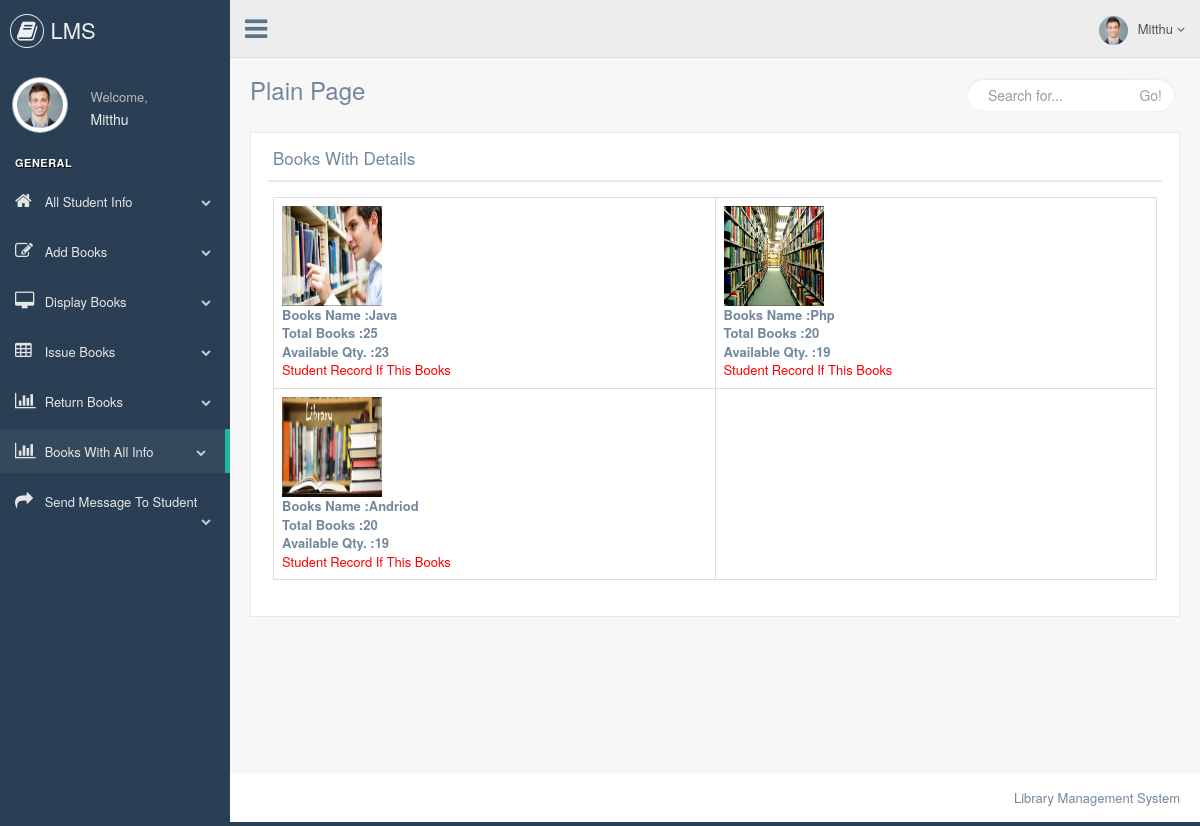
Screenshot of /librarian/books_details_with_student.php (signed in) with the database file from the repository.
### tables this page shows
CREATE TABLE `add_books` (
  `id` int(5) NOT NULL,
  `books_name` varchar(100) NOT NULL,
  `books_image` varchar(500) NOT NULL,
  `books_author_name` varchar(100) NOT NULL,
  `books_publication_name` varchar(100) NOT NULL,
  `books_purchase_date` varchar(50) NOT NULL,
  `books_price` varchar(50) NOT NULL,
  `books_qty` varchar(50) NOT NULL,
  `available_qty` varchar(50) NOT NULL
);

### librarian/books_details_with_student.php (the view, shortened to what this page needs)
 <?php
include "header.php";
include "connection.php";
?>
        <div class="right_col" role="main">
            <div class="">
                <div class="page-title">
                    <div class="title_left">
                        <h3>Plain Page</h3>
                    </div>
                    <div class="title_right">
                        <div class="col-md-5 col-sm-5 col-xs-12 form-group pull-right top_search">
                            <div class="input-group">
                                <input type="text" class="form-control" placeholder="Search for...">
                    <span class="input-group-btn">
                      <button class="btn btn-default" type="button">Go!</button>
                    </span>
                            </div>
                        </div>
                    </div>
                </div>
                <div class="clearfix"></div>
                <div class="row" style="min-height:500px">
                    <div class="col-md-12 col-sm-12 col-xs-12">
                        <div class="x_panel">
                            <div class="x_title">
                                <h2>Books With Details</h2>
                                <div class="clearfix"></div>
                            </div>
                            <div class="x_content">
							  <?php
							    $i=0;
							  $res = mysqli_query($conn,"select * from add_books");
							  echo "<table class='table table-bordered'>";
							  echo "<tr>";
							  while($row = mysqli_fetch_array($res))
							  {
							     $i=$i+1;
							    echo "<td>";
								 ?> <img src="../librarian/<?php echo $row['books_image'] ?>" height="100" width="100"/> <?php
								echo "<br />";
								echo "<b>"."Books Name :".$row['books_name']."</b>";
								echo "<br />";
								echo "<b>"."Total Books :".$row['books_qty']."</b>";
								echo "<br />";
								echo "<b>"." Available Qty. :".$row['available_qty']."</b>";
								echo "<br />";
								?> <a href="all_student_of_this_books.php?books_name=<?php echo $row['books_name']; ?>" style="color:red;">Student Record If This Books</a><?php
								echo "</td>";
								if($i==2)
								{
								 echo "</tr>";
								 echo "<tr>";
								 $i=0;
								}
							  }
							  echo "</tr>";
							  echo "</table>";
							  ?>
						 </div>
                        </div>
                    </div>
                </div>
            </div>
        </div>
<?php
include "footer.php";
?>

### librarian/header.php (shortened to what this page needs)
<!DOCTYPE html>
<html lang="en">
<head>
    <link href="css/bootstrap.min.css" rel="stylesheet">
    <link href="css/font-awesome.min.css" rel="stylesheet">
    <link href="css/nprogress.css" rel="stylesheet">
    <link href="css/custom.min.css" rel="stylesheet">
</head>
<body class="nav-md">
<div class="container body">
    <div class="main_container">
        <div class="col-md-3 left_col">
            <div class="left_col scroll-view">
                <div class="navbar nav_title" style="border: 0;">
                    <a href="#" class="site_title"><i class="fa fa-book"></i> <span>LMS</span></a>
                </div>
                <div class="profile clearfix">
                    <div class="profile_pic">
                        <img src="images/img.jpg" alt="..." class="img-circle profile_img">
                    </div>
                    <div class="profile_info">
                        <span>Welcome,</span>
                        <h2><?php echo $_SESSION['librarian']; ?> </h2>
                    </div>
                    <div class="clearfix"></div>
                </div>
                <br/>
                <div id="sidebar-menu" class="main_menu_side hidden-print main_menu">
                    <div class="menu_section">
                        <h3>General</h3>
                        <ul class="nav side-menu">
                            <li><a href="display_student_info.php"><i class="fa fa-home"></i> All Student Info <span class="fa fa-chevron-down"></span></a>
                            </li>
                            <li><a href="add_books.php"><i class="fa fa-edit"></i> Add Books <span class="fa fa-chevron-down"></span></a>
                            </li>
                            <li><a href="display_books.php"><i class="fa fa-desktop"></i> Display Books <span
                                    class="fa fa-chevron-down"></span></a>
                            </li>
                            <li><a href="issue_books.php"><i class="fa fa-table"></i> Issue Books <span class="fa fa-chevron-down"></span></a>
                            </li>
                            <li><a href="return_book.php"><i class="fa fa-bar-chart-o"></i> Return Books <span
                                    class="fa fa-chevron-down"></span></a>
                            </li>
							<li><a href="books_details_with_student.php"><i class="fa fa-bar-chart-o"></i> Books With All Info <span
                                    class="fa fa-chevron-down"></span></a>
                            </li>
                           <li><a href="send_notification_student.php"><i class="fa fa-mail-forward"></i> Send Message To Student <span
                                    class="fa fa-chevron-down"></span></a>
                            </li>
                        </ul>
                    </div>
                </div>
            </div>
        </div>
        <div class="top_nav">
            <div class="nav_menu">
                <nav>
                    <div class="nav toggle">
                        <a id="menu_toggle"><i class="fa fa-bars"></i></a>
                    </div>
                    <ul class="nav navbar-nav navbar-right">
                        <li class="">
                            <a href="javascript:;" class="user-profile dropdown-toggle" data-toggle="dropdown"
                               aria-expanded="false">
                                <img src="images/img.jpg" alt=""><?php echo $_SESSION['librarian']; ?>
                                <span class=" fa fa-angle-down"></span>
                            </a>
                        </li>
                    </ul>
                </nav>
            </div>
        </div>

### librarian/footer.php (shortened to what this page needs)
        <footer>
            <div class="pull-right">
                Library Management System
            </div>
            <div class="clearfix"></div>
        </footer>
    </div>
</div>
</body>
</html>

### rows the page displays
add_books: books_image (picture), books_name "Java", books_qty "25", available_qty "23"
add_books: books_image (picture), books_name "Php", books_qty "20", available_qty "19"
add_books: books_image (picture), books_name "Andriod", books_qty "20", available_qty "19"

### other values shown
$_SESSION['librarian'] "Mitthu"
